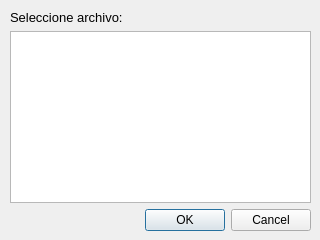
<?xml version="1.0" encoding="UTF-8"?>
<ui version="4.0">
 <class>Dialog</class>
 <widget class="QDialog" name="Dialog">
  <property name="geometry">
   <rect>
    <x>0</x>
    <y>0</y>
    <width>320</width>
    <height>240</height>
   </rect>
  </property>
  <property name="windowTitle">
   <string>Dialog</string>
  </property>
  <widget class="QWidget" name="verticalLayoutWidget">
   <property name="geometry">
    <rect>
     <x>10</x>
     <y>10</y>
     <width>301</width>
     <height>221</height>
    </rect>
   </property>
   <layout class="QVBoxLayout" name="load_lay">
    <item>
     <widget class="QLabel" name="load_l">
      <property name="sizePolicy">
       <sizepolicy hsizetype="Preferred" vsizetype="Fixed">
        <horstretch>0</horstretch>
        <verstretch>0</verstretch>
       </sizepolicy>
      </property>
      <property name="font">
       <font>
        <pointsize>10</pointsize>
       </font>
      </property>
      <property name="text">
       <string>Seleccione archivo:</string>
      </property>
     </widget>
    </item>
    <item>
     <widget class="QListWidget" name="load_list"/>
    </item>
    <item>
     <widget class="QDialogButtonBox" name="bb_load">
      <property name="orientation">
       <enum>Qt::Horizontal</enum>
      </property>
      <property name="standardButtons">
       <set>QDialogButtonBox::Cancel|QDialogButtonBox::Ok</set>
      </property>
     </widget>
    </item>
   </layout>
  </widget>
 </widget>
 <resources/>
 <connections>
  <connection>
   <sender>bb_load</sender>
   <signal>accepted()</signal>
   <receiver>Dialog</receiver>
   <slot>accept()</slot>
   <hints>
    <hint type="sourcelabel">
     <x>248</x>
     <y>254</y>
    </hint>
    <hint type="destinationlabel">
     <x>157</x>
     <y>274</y>
    </hint>
   </hints>
  </connection>
  <connection>
   <sender>bb_load</sender>
   <signal>rejected()</signal>
   <receiver>Dialog</receiver>
   <slot>reject()</slot>
   <hints>
    <hint type="sourcelabel">
     <x>316</x>
     <y>260</y>
    </hint>
    <hint type="destinationlabel">
     <x>286</x>
     <y>274</y>
    </hint>
   </hints>
  </connection>
 </connections>
</ui>
